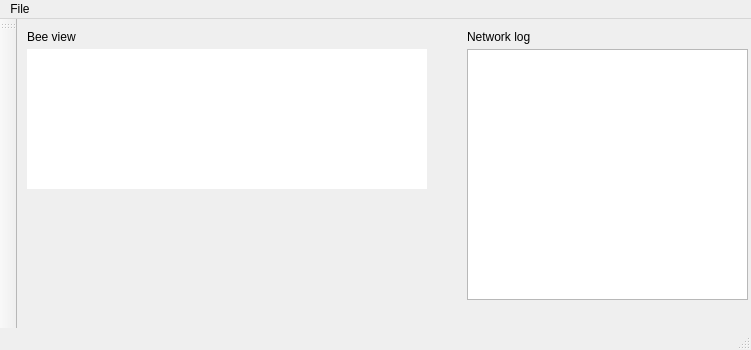
<?xml version="1.0" encoding="UTF-8"?>
<ui version="4.0">
 <class>BeeWorldWindow</class>
 <widget class="QMainWindow" name="BeeWorldWindow">
  <property name="geometry">
   <rect>
    <x>0</x>
    <y>0</y>
    <width>751</width>
    <height>350</height>
   </rect>
  </property>
  <property name="sizePolicy">
   <sizepolicy hsizetype="Fixed" vsizetype="Fixed">
    <horstretch>0</horstretch>
    <verstretch>0</verstretch>
   </sizepolicy>
  </property>
  <property name="minimumSize">
   <size>
    <width>751</width>
    <height>350</height>
   </size>
  </property>
  <property name="maximumSize">
   <size>
    <width>751</width>
    <height>350</height>
   </size>
  </property>
  <property name="windowTitle">
   <string>BeeWorldWindow</string>
  </property>
  <widget class="QWidget" name="centralWidget">
   <widget class="QLabel" name="view">
    <property name="geometry">
     <rect>
      <x>10</x>
      <y>30</y>
      <width>400</width>
      <height>140</height>
     </rect>
    </property>
    <property name="autoFillBackground">
     <bool>false</bool>
    </property>
    <property name="styleSheet">
     <string notr="true">background: white</string>
    </property>
    <property name="text">
     <string/>
    </property>
   </widget>
   <widget class="QLabel" name="image">
    <property name="geometry">
     <rect>
      <x>450</x>
      <y>450</y>
      <width>81</width>
      <height>41</height>
     </rect>
    </property>
    <property name="styleSheet">
     <string notr="true">background: white</string>
    </property>
    <property name="text">
     <string/>
    </property>
   </widget>
   <widget class="QPlainTextEdit" name="console">
    <property name="geometry">
     <rect>
      <x>450</x>
      <y>30</y>
      <width>281</width>
      <height>251</height>
     </rect>
    </property>
   </widget>
   <widget class="QLabel" name="label_2">
    <property name="geometry">
     <rect>
      <x>10</x>
      <y>10</y>
      <width>62</width>
      <height>16</height>
     </rect>
    </property>
    <property name="text">
     <string>Bee view</string>
    </property>
   </widget>
   <widget class="QLabel" name="label_3">
    <property name="geometry">
     <rect>
      <x>450</x>
      <y>10</y>
      <width>151</width>
      <height>16</height>
     </rect>
    </property>
    <property name="text">
     <string>Network log</string>
    </property>
   </widget>
  </widget>
  <widget class="QMenuBar" name="menuBar">
   <property name="geometry">
    <rect>
     <x>0</x>
     <y>0</y>
     <width>751</width>
     <height>22</height>
    </rect>
   </property>
   <widget class="QMenu" name="menuFile">
    <property name="title">
     <string>File</string>
    </property>
    <addaction name="actionLoad_Config"/>
   </widget>
   <addaction name="menuFile"/>
  </widget>
  <widget class="QToolBar" name="mainToolBar">
   <attribute name="toolBarArea">
    <enum>LeftToolBarArea</enum>
   </attribute>
   <attribute name="toolBarBreak">
    <bool>false</bool>
   </attribute>
  </widget>
  <widget class="QStatusBar" name="statusBar"/>
  <action name="actionLoad_Config">
   <property name="text">
    <string>Load config</string>
   </property>
  </action>
 </widget>
 <layoutdefault spacing="6" margin="11"/>
 <resources/>
 <connections/>
</ui>
